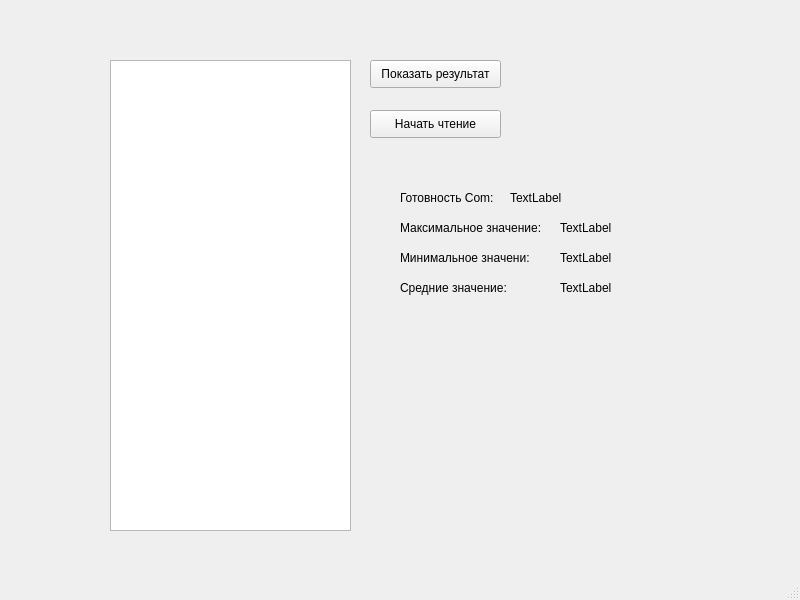
<?xml version="1.0" encoding="UTF-8"?>
<ui version="4.0">
 <class>MainWindow</class>
 <widget class="QMainWindow" name="MainWindow">
  <property name="geometry">
   <rect>
    <x>0</x>
    <y>0</y>
    <width>800</width>
    <height>600</height>
   </rect>
  </property>
  <property name="windowTitle">
   <string>MainWindow</string>
  </property>
  <widget class="QWidget" name="centralwidget">
   <widget class="QListWidget" name="listWidget">
    <property name="geometry">
     <rect>
      <x>110</x>
      <y>60</y>
      <width>241</width>
      <height>471</height>
     </rect>
    </property>
   </widget>
   <widget class="QPushButton" name="ButtonRes">
    <property name="geometry">
     <rect>
      <x>370</x>
      <y>60</y>
      <width>131</width>
      <height>28</height>
     </rect>
    </property>
    <property name="text">
     <string>Показать результат</string>
    </property>
   </widget>
   <widget class="QLabel" name="label">
    <property name="geometry">
     <rect>
      <x>510</x>
      <y>190</y>
      <width>55</width>
      <height>16</height>
     </rect>
    </property>
    <property name="text">
     <string>TextLabel</string>
    </property>
   </widget>
   <widget class="QLabel" name="label_2">
    <property name="geometry">
     <rect>
      <x>400</x>
      <y>190</y>
      <width>111</width>
      <height>16</height>
     </rect>
    </property>
    <property name="text">
     <string>Готовность Com:</string>
    </property>
   </widget>
   <widget class="QLabel" name="label_3">
    <property name="geometry">
     <rect>
      <x>400</x>
      <y>220</y>
      <width>151</width>
      <height>16</height>
     </rect>
    </property>
    <property name="text">
     <string>Максимальное значение:</string>
    </property>
   </widget>
   <widget class="QLabel" name="label_4">
    <property name="geometry">
     <rect>
      <x>400</x>
      <y>250</y>
      <width>151</width>
      <height>16</height>
     </rect>
    </property>
    <property name="text">
     <string>Минимальное значени:</string>
    </property>
   </widget>
   <widget class="QLabel" name="label_5">
    <property name="geometry">
     <rect>
      <x>400</x>
      <y>280</y>
      <width>131</width>
      <height>16</height>
     </rect>
    </property>
    <property name="text">
     <string>Средние значение:</string>
    </property>
   </widget>
   <widget class="QLabel" name="maxVal">
    <property name="geometry">
     <rect>
      <x>560</x>
      <y>220</y>
      <width>55</width>
      <height>16</height>
     </rect>
    </property>
    <property name="text">
     <string>TextLabel</string>
    </property>
   </widget>
   <widget class="QLabel" name="minVal">
    <property name="geometry">
     <rect>
      <x>560</x>
      <y>250</y>
      <width>55</width>
      <height>16</height>
     </rect>
    </property>
    <property name="text">
     <string>TextLabel</string>
    </property>
   </widget>
   <widget class="QLabel" name="averageVal">
    <property name="geometry">
     <rect>
      <x>560</x>
      <y>280</y>
      <width>55</width>
      <height>16</height>
     </rect>
    </property>
    <property name="text">
     <string>TextLabel</string>
    </property>
   </widget>
   <widget class="QPushButton" name="startRead">
    <property name="geometry">
     <rect>
      <x>370</x>
      <y>110</y>
      <width>131</width>
      <height>28</height>
     </rect>
    </property>
    <property name="text">
     <string>Начать чтение</string>
    </property>
   </widget>
  </widget>
  <widget class="QMenuBar" name="menubar">
   <property name="geometry">
    <rect>
     <x>0</x>
     <y>0</y>
     <width>800</width>
     <height>26</height>
    </rect>
   </property>
  </widget>
  <widget class="QStatusBar" name="statusbar"/>
 </widget>
 <resources/>
 <connections/>
</ui>
